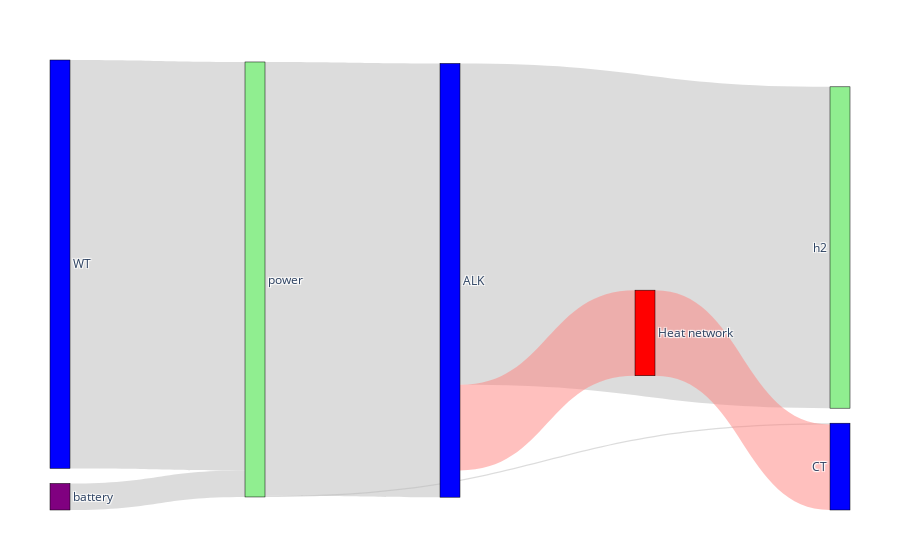

The cell this chart's notebook holds for it:
### Markdown cell above
**Example**: plotting the Sankey diagram for time = 150 using the second value index (energy)

### Code cell
vivi_sankey(answer,valueIndex=2,time=150)

### Figure 1 — Plotly figure (JSON) as saved in the notebook; plotly's stock layout.template omitted (floating-point values rounded to 4 significant figures)
{"data": [{"link": {"color": ["rgba(186,186,186,0.5)", "rgba(186,186,186,0.5)", "rgba(186,186,186,0.5)", "rgba(186,186,186,0.5)", "rgba(186,186,186,0.5)", "rgba(255,129,127,0.5)", "rgba(255,129,127,0.5)", "rgba(255,129,127,0.5)", "rgba(255,129,127,0.5)", "rgba(255,129,127,0.5)", "rgba(255,129,127,0.5)"], "source": [0, 5, 1, 5, 3, 6, 0, 6, 1, 6, 2], "target": [5, 1, 4, 2, 5, 0, 6, 1, 6, 2, 6], "value": [9262.0, 9837.0, 7288.0, 27.75, 603.0, 0, 0, 0, 1941.0, 1941.0, 0]}, "node": {"color": ["blue", "blue", "blue", "purple", "#90EE90", "#90EE90", "red"], "label": ["WT", "ALK", "CT", "battery", "h2", "power", "Heat network"], "line": {"color": "black", "width": 0.5}, "pad": 15, "thickness": 20}, "type": "sankey"}], "layout": {"margin": {"b": 50, "l": 50, "r": 50, "t": 60}}}
